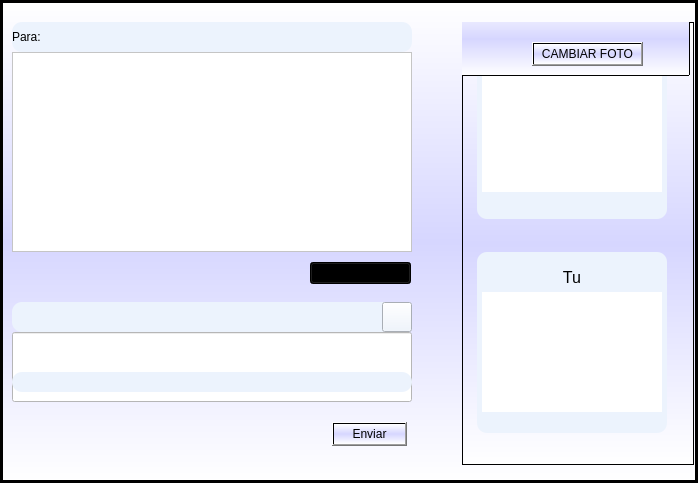
<?xml version="1.0" encoding="UTF-8"?>
<ui version="4.0">
 <class>Dialog</class>
 <widget class="QDialog" name="Dialog">
  <property name="geometry">
   <rect>
    <x>0</x>
    <y>0</y>
    <width>698</width>
    <height>483</height>
   </rect>
  </property>
  <property name="windowTitle">
   <string>Dialog</string>
  </property>
  <layout class="QHBoxLayout" name="horizontalLayout">
   <property name="spacing">
    <number>0</number>
   </property>
   <property name="leftMargin">
    <number>0</number>
   </property>
   <property name="topMargin">
    <number>0</number>
   </property>
   <property name="rightMargin">
    <number>0</number>
   </property>
   <property name="bottomMargin">
    <number>0</number>
   </property>
   <item>
    <widget class="QFrame" name="frame">
     <property name="styleSheet">
      <string notr="true">background-color: qlineargradient(spread:pad, x1:0, y1:0, x2:0 ,y2:1,stop:0 rgba(255, 255, 255, 255), stop:0.5 rgba(214,214,255,255), stop:1 rgba(255,255,255,255));</string>
     </property>
     <property name="frameShape">
      <enum>QFrame::StyledPanel</enum>
     </property>
     <property name="frameShadow">
      <enum>QFrame::Raised</enum>
     </property>
     <layout class="QVBoxLayout" name="verticalLayout" stretch="6">
      <property name="spacing">
       <number>0</number>
      </property>
      <property name="leftMargin">
       <number>0</number>
      </property>
      <property name="topMargin">
       <number>0</number>
      </property>
      <property name="rightMargin">
       <number>0</number>
      </property>
      <property name="bottomMargin">
       <number>0</number>
      </property>
      <item>
       <widget class="QFrame" name="frame_2">
        <property name="frameShape">
         <enum>QFrame::StyledPanel</enum>
        </property>
        <property name="frameShadow">
         <enum>QFrame::Raised</enum>
        </property>
        <layout class="QHBoxLayout" name="horizontalLayout_2" stretch="0">
         <property name="spacing">
          <number>0</number>
         </property>
         <property name="leftMargin">
          <number>0</number>
         </property>
         <property name="topMargin">
          <number>0</number>
         </property>
         <property name="rightMargin">
          <number>0</number>
         </property>
         <property name="bottomMargin">
          <number>0</number>
         </property>
         <item>
          <widget class="QFrame" name="frame_4">
           <property name="styleSheet">
            <string notr="true"/>
           </property>
           <property name="frameShape">
            <enum>QFrame::StyledPanel</enum>
           </property>
           <property name="frameShadow">
            <enum>QFrame::Raised</enum>
           </property>
           <widget class="QLabel" name="destinatario">
            <property name="geometry">
             <rect>
              <x>10</x>
              <y>20</y>
              <width>400</width>
              <height>30</height>
             </rect>
            </property>
            <property name="styleSheet">
             <string notr="true">background-color: rgb(236, 243, 253);
border-radius: 10px;</string>
            </property>
            <property name="text">
             <string>Para:</string>
            </property>
           </widget>
           <widget class="QLineEdit" name="escribir_mensaje">
            <property name="geometry">
             <rect>
              <x>10</x>
              <y>330</y>
              <width>400</width>
              <height>70</height>
             </rect>
            </property>
            <property name="styleSheet">
             <string notr="true">background-color: rgb(255, 255, 255);</string>
            </property>
           </widget>
           <widget class="QPushButton" name="enviar">
            <property name="geometry">
             <rect>
              <x>330</x>
              <y>420</y>
              <width>75</width>
              <height>24</height>
             </rect>
            </property>
            <property name="text">
             <string>Enviar</string>
            </property>
           </widget>
           <widget class="QPushButton" name="zumbido">
            <property name="geometry">
             <rect>
              <x>380</x>
              <y>300</y>
              <width>30</width>
              <height>30</height>
             </rect>
            </property>
            <property name="styleSheet">
             <string notr="true">background-color: rgb(236, 243, 253);</string>
            </property>
            <property name="text">
             <string/>
            </property>
            <property name="icon">
             <iconset>
              <normaloff>zumbido.jpg</normaloff>zumbido.jpg</iconset>
            </property>
            <property name="iconSize">
             <size>
              <width>30</width>
              <height>30</height>
             </size>
            </property>
           </widget>
           <widget class="QLabel" name="label_7">
            <property name="geometry">
             <rect>
              <x>10</x>
              <y>300</y>
              <width>400</width>
              <height>30</height>
             </rect>
            </property>
            <property name="styleSheet">
             <string notr="true">background-color: rgb(236, 243, 253);
border-radius: 10px;</string>
            </property>
            <property name="text">
             <string/>
            </property>
           </widget>
           <widget class="QLabel" name="label_10">
            <property name="geometry">
             <rect>
              <x>10</x>
              <y>370</y>
              <width>400</width>
              <height>20</height>
             </rect>
            </property>
            <property name="styleSheet">
             <string notr="true">background-color: rgb(236, 243, 253);
border-radius: 10px;</string>
            </property>
            <property name="text">
             <string/>
            </property>
           </widget>
           <widget class="QPlainTextEdit" name="plainTextEdit">
            <property name="geometry">
             <rect>
              <x>10</x>
              <y>50</y>
              <width>400</width>
              <height>200</height>
             </rect>
            </property>
            <property name="styleSheet">
             <string notr="true">background-color: rgb(255, 255, 255);</string>
            </property>
           </widget>
           <widget class="QFrame" name="frame_5">
            <property name="geometry">
             <rect>
              <x>460</x>
              <y>20</y>
              <width>232</width>
              <height>443</height>
             </rect>
            </property>
            <property name="frameShape">
             <enum>QFrame::StyledPanel</enum>
            </property>
            <property name="frameShadow">
             <enum>QFrame::Raised</enum>
            </property>
            <widget class="QLabel" name="fotoperfil1">
             <property name="geometry">
              <rect>
               <x>20</x>
               <y>50</y>
               <width>180</width>
               <height>120</height>
              </rect>
             </property>
             <property name="styleSheet">
              <string notr="true">background-color: rgb(255, 255, 255);</string>
             </property>
             <property name="text">
              <string/>
             </property>
             <property name="scaledContents">
              <bool>true</bool>
             </property>
            </widget>
            <widget class="QLabel" name="fotoperfil2">
             <property name="geometry">
              <rect>
               <x>20</x>
               <y>270</y>
               <width>180</width>
               <height>120</height>
              </rect>
             </property>
             <property name="styleSheet">
              <string notr="true">background-color: rgb(255, 255, 255);</string>
             </property>
             <property name="text">
              <string/>
             </property>
             <property name="scaledContents">
              <bool>true</bool>
             </property>
            </widget>
            <widget class="QLabel" name="nombre1">
             <property name="geometry">
              <rect>
               <x>20</x>
               <y>20</y>
               <width>180</width>
               <height>30</height>
              </rect>
             </property>
             <property name="styleSheet">
              <string notr="true">background-color: rgb(236, 243, 253);
</string>
             </property>
             <property name="text">
              <string/>
             </property>
            </widget>
            <widget class="QLabel" name="nombre2">
             <property name="geometry">
              <rect>
               <x>20</x>
               <y>240</y>
               <width>180</width>
               <height>30</height>
              </rect>
             </property>
             <property name="font">
              <font>
               <pointsize>12</pointsize>
              </font>
             </property>
             <property name="styleSheet">
              <string notr="true">background-color: rgb(236, 243, 253);</string>
             </property>
             <property name="text">
              <string>Tu</string>
             </property>
             <property name="alignment">
              <set>Qt::AlignCenter</set>
             </property>
            </widget>
            <widget class="QLabel" name="label_8">
             <property name="geometry">
              <rect>
               <x>15</x>
               <y>16</y>
               <width>190</width>
               <height>181</height>
              </rect>
             </property>
             <property name="styleSheet">
              <string notr="true">background-color: rgb(236, 243, 253);
border-radius: 10px;
</string>
             </property>
             <property name="text">
              <string/>
             </property>
            </widget>
            <widget class="QLabel" name="label_9">
             <property name="geometry">
              <rect>
               <x>15</x>
               <y>230</y>
               <width>190</width>
               <height>181</height>
              </rect>
             </property>
             <property name="styleSheet">
              <string notr="true">background-color: rgb(236, 243, 253);
border-radius: 10px;
</string>
             </property>
             <property name="text">
              <string/>
             </property>
            </widget>
            <widget class="QFrame" name="frame_3">
             <property name="geometry">
              <rect>
               <x>-470</x>
               <y>-20</y>
               <width>698</width>
               <height>74</height>
              </rect>
             </property>
             <property name="frameShape">
              <enum>QFrame::StyledPanel</enum>
             </property>
             <property name="frameShadow">
              <enum>QFrame::Raised</enum>
             </property>
             <widget class="QPushButton" name="cfoto">
              <property name="geometry">
               <rect>
                <x>540</x>
                <y>40</y>
                <width>111</width>
                <height>24</height>
               </rect>
              </property>
              <property name="text">
               <string>CAMBIAR FOTO</string>
              </property>
             </widget>
            </widget>
            <zorder>label_9</zorder>
            <zorder>label_8</zorder>
            <zorder>fotoperfil1</zorder>
            <zorder>fotoperfil2</zorder>
            <zorder>nombre1</zorder>
            <zorder>nombre2</zorder>
            <zorder>frame_3</zorder>
           </widget>
           <widget class="QComboBox" name="listaamigos">
            <property name="geometry">
             <rect>
              <x>308</x>
              <y>260</y>
              <width>101</width>
              <height>22</height>
             </rect>
            </property>
            <item>
             <property name="text">
              <string>Todos</string>
             </property>
            </item>
            <item>
             <property name="text">
              <string>Ricardo</string>
             </property>
            </item>
            <item>
             <property name="text">
              <string>Tigre</string>
             </property>
            </item>
           </widget>
           <zorder>label_7</zorder>
           <zorder>destinatario</zorder>
           <zorder>escribir_mensaje</zorder>
           <zorder>enviar</zorder>
           <zorder>zumbido</zorder>
           <zorder>label_10</zorder>
           <zorder>plainTextEdit</zorder>
           <zorder>frame_5</zorder>
           <zorder>listaamigos</zorder>
          </widget>
         </item>
        </layout>
       </widget>
      </item>
     </layout>
    </widget>
   </item>
  </layout>
 </widget>
 <resources/>
 <connections/>
</ui>
